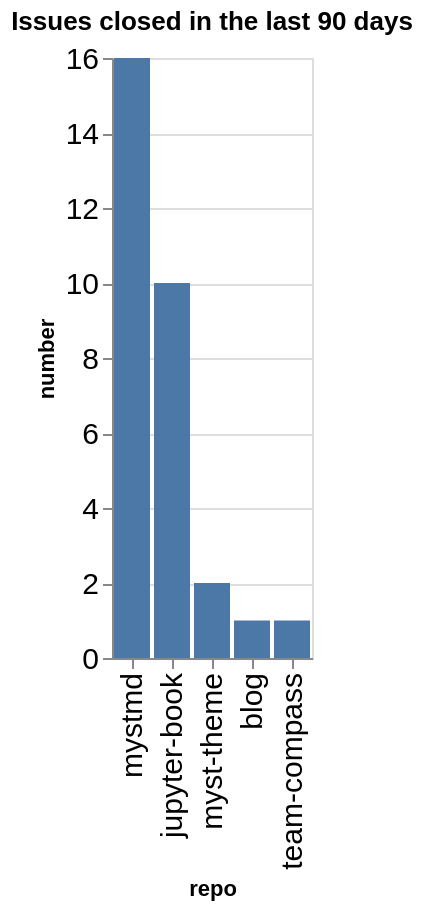

Notebook source saved alongside this figure:
### Code cell
closed_counts = closed.groupby(['org', 'repo']).count()['number'].reset_index()
closed_counts['org/repo'] = closed_counts.apply(lambda a: a['org'] + '/' + a['repo'], axis=1)
sorted_vals = closed_counts.sort_values(['number'], ascending=False)['repo'].values
alt.Chart(data=closed_counts, title=f"Issues closed in the last {n_days} days").mark_bar().encode(
    x=alt.X('repo', sort=alt.Sort(sorted_vals.tolist())),
    y='number',
)

### Figure 1 — Vega-Lite specification as saved in the notebook (floating-point values rounded to 4 significant figures)
{"config": {"axisLeft": {"labelFontSize": 15}, "axisBottom": {"labelFontSize": 15}}, "data": {"name": "data-9f90eeb7d2146f9a499f710da248a53e"}, "mark": {"type": "bar"}, "encoding": {"x": {"field": "repo", "sort": ["mystmd", "jupyter-book", "myst-theme", "blog", "team-compass"], "type": "nominal"}, "y": {"field": "number", "type": "quantitative"}}, "title": "Issues closed in the last 90 days", "$schema": "https://vega.github.io/schema/vega-lite/v5.20.1.json", "datasets": {"data-9f90eeb7d2146f9a499f710da248a53e": [{"org": "jupyter-book", "repo": "blog", "number": 1, "org/repo": "jupyter-book/blog"}, {"org": "jupyter-book", "repo": "jupyter-book", "number": 10, "org/repo": "jupyter-book/jupyter-book"}, {"org": "jupyter-book", "repo": "myst-theme", "number": 2, "org/repo": "jupyter-book/myst-theme"}, {"org": "jupyter-book", "repo": "mystmd", "number": 16, "org/repo": "jupyter-book/mystmd"}, {"org": "jupyter-book", "repo": "team-compass", "number": 1, "org/repo": "jupyter-book/team-compass"}]}}
